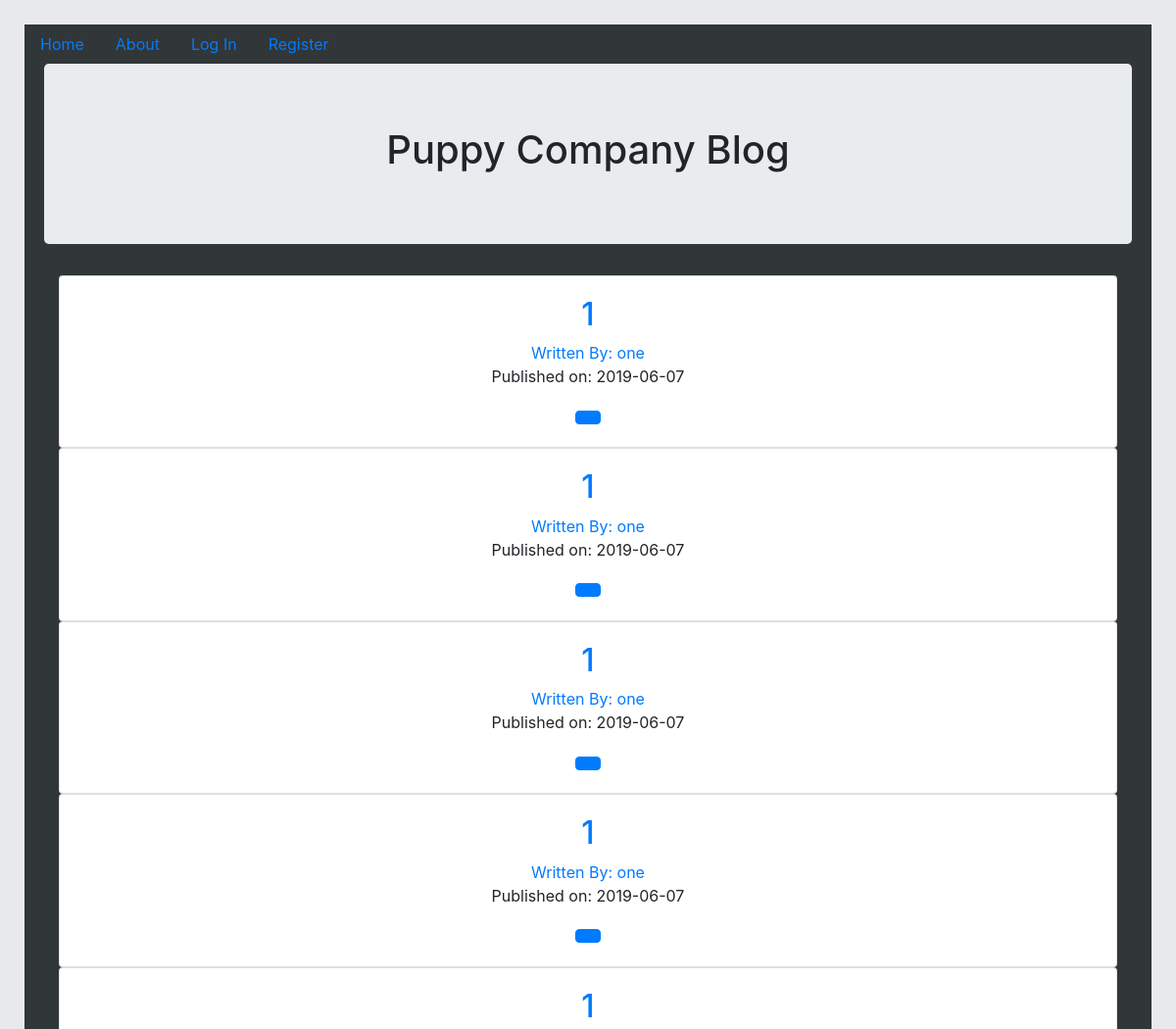
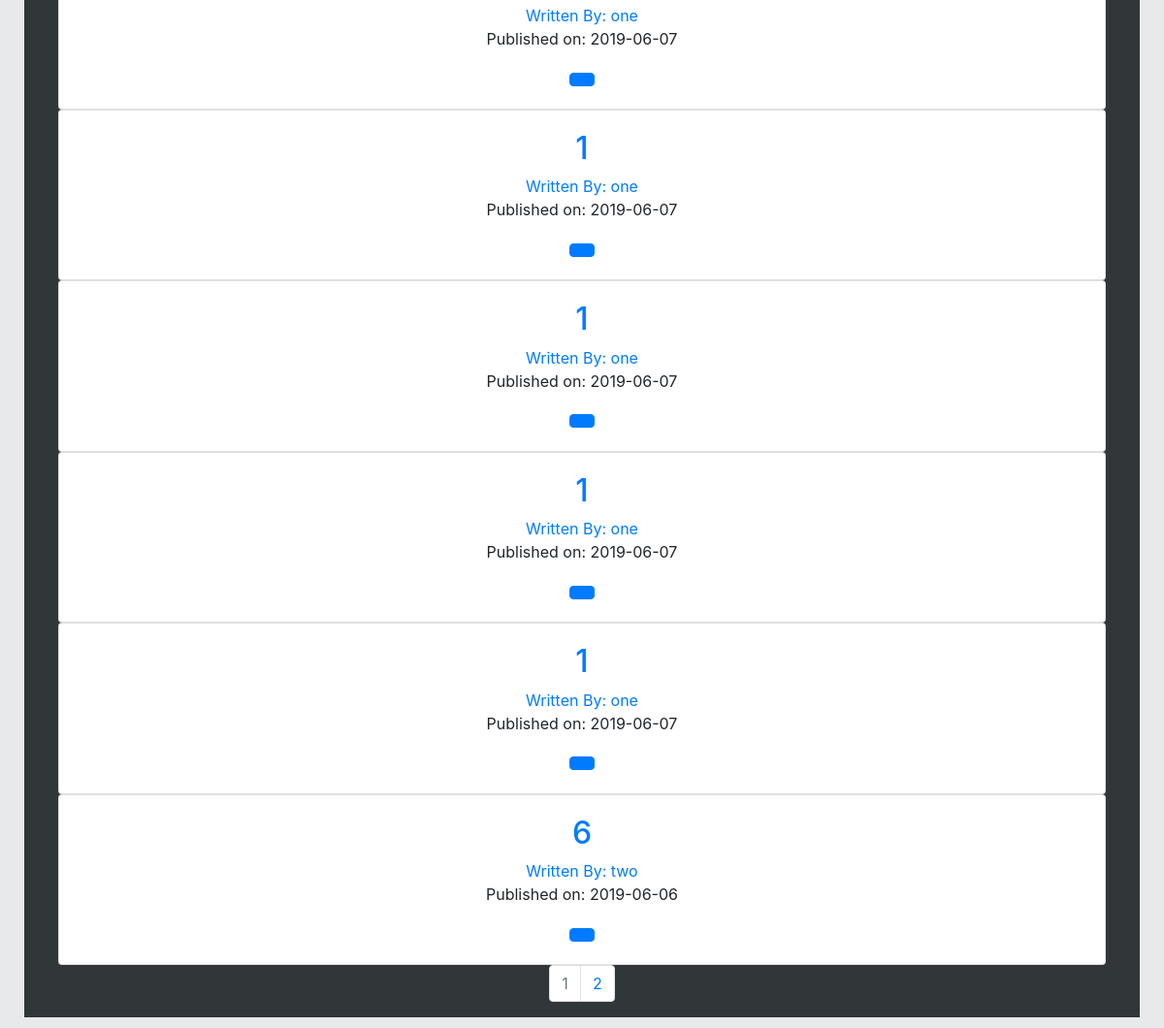
The page / on the database its author committed (2 pictures, top to bottom).
### puppy_company_blog/models.py (models this page shows, shortened)
class BlogPost(db.Model):
    users = db.relationship(User)
    id = db.Column(db.Integer,primary_key=True)
    user_id = db.Column(db.Integer,db.ForeignKey('users.id'),nullable=False)
    date = db.Column(db.DateTime,nullable=False,default=datetime.utcnow)
    title = db.Column(db.String(120),nullable=False)
    text = db.Column(db.Text,nullable=False)

class User(db.Model,UserMixin):
    __tablename__ = 'users'
    id = db.Column(db.Integer,primary_key=True)
    profile_image = db.Column(db.String(64),nullable=False,default='default_profile.png')
    email = db.Column(db.String(64),unique=True,index=True)
    username = db.Column(db.String(64),unique=True,index=True)
    password_hash = db.Column(db.String(128))
    posts = db.relationship('BlogPost',backref='author',lazy=True)

### puppy_company_blog/core/views.py (the view)
@core.route('/')
def index():
    page = request.args.get('page',1,type=int)
    blog_posts = BlogPost.query.order_by(BlogPost.date.desc()).paginate(page=page,per_page=10)
    return render_template('index.html',blog_posts=blog_posts)

### puppy_company_blog/templates/index.html
{% extends "base.html" %}
{% block content %}
  <div class="jumbotron">
    <h1>Puppy Company Blog</h1>
  </div>
  <div class="container">
    {% for post in blog_posts.items %}
      <div class="card">
        <div class="card-body">
          <h2><a class='card-title' href="{{url_for('blog_posts.blog_post',blog_post_id=post.id)}}">{{post.title}}</a></h2>
          <a href="{{url_for('users.user_posts',username=post.author.username)}}">Written By: {{post.author.username}}</a>
          <p>Published on: {{post.date.strftime('%Y-%m-%d')}}</p>
          <a class="btn btn-primary"href="{{url_for('blog_posts.blog_post',blog_post_id=post.id)}}"></a>
        </div>
      </div>
    {% endfor %}
  </div>
  <nav aria-label='Page Navigation Example'>
    <ul class='pagination justify-content-center'>
      {% for page_num in blog_posts.iter_pages(left_edge=1,right_edge=1,left_current=1,right_current=2) %}
        {% if blog_posts.page == page_num %}
          <li class='page-item disabled'>
            <a class='page-link' href="{{url_for('core.index',page=page_num)}}">{{page_num}}</a></li>
        {% else %}
        <li class='page-item'>
          <a class='page-link' href="{{url_for('core.index',page=page_num)}}">{{page_num}}</a></li>
        {% endif %}
      {% endfor %}
    </ul>
  </nav>
{% endblock %}

### puppy_company_blog/css/master.css (style rules this page uses)
body { background-color: #313638; border: solid #e8e9eb 25px; text-align: center; }

### rows shown on the page
BlogPost: title "1", author.username "one", date "2019-06-07"
BlogPost: title "1", author.username "one", date "2019-06-07"
BlogPost: title "1", author.username "one", date "2019-06-07"
BlogPost: title "1", author.username "one", date "2019-06-07"
BlogPost: title "1", author.username "one", date "2019-06-07"
BlogPost: title "1", author.username "one", date "2019-06-07"
BlogPost: title "1", author.username "one", date "2019-06-07"
BlogPost: title "1", author.username "one", date "2019-06-07"
BlogPost: title "1", author.username "one", date "2019-06-07"
BlogPost: title "6", author.username "two", date "2019-06-06"

### other values the page prints
{{ page_num }} "1"
{{ page_num }} "2"
